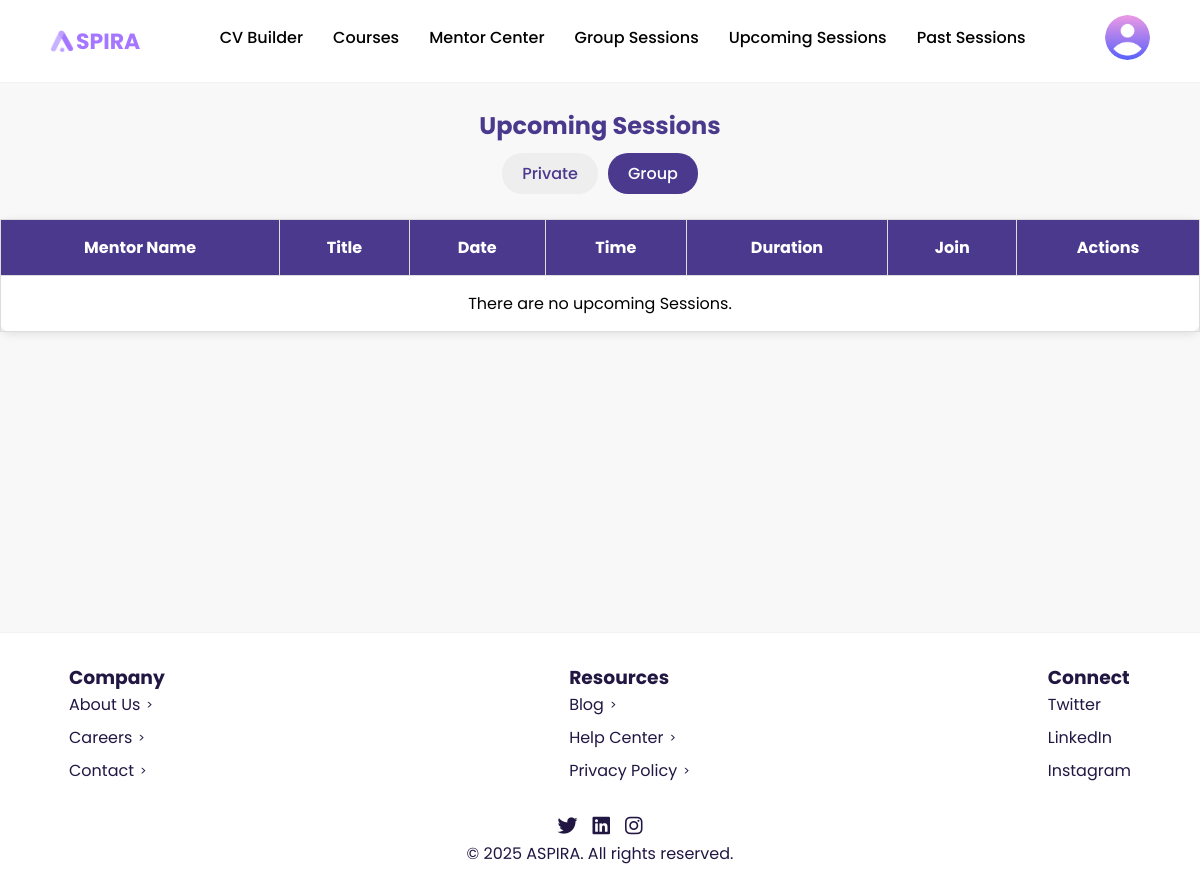
The page /aspiraSHFV/menteeGroupUpcoming.php (signed in) on the database as committed earlier.
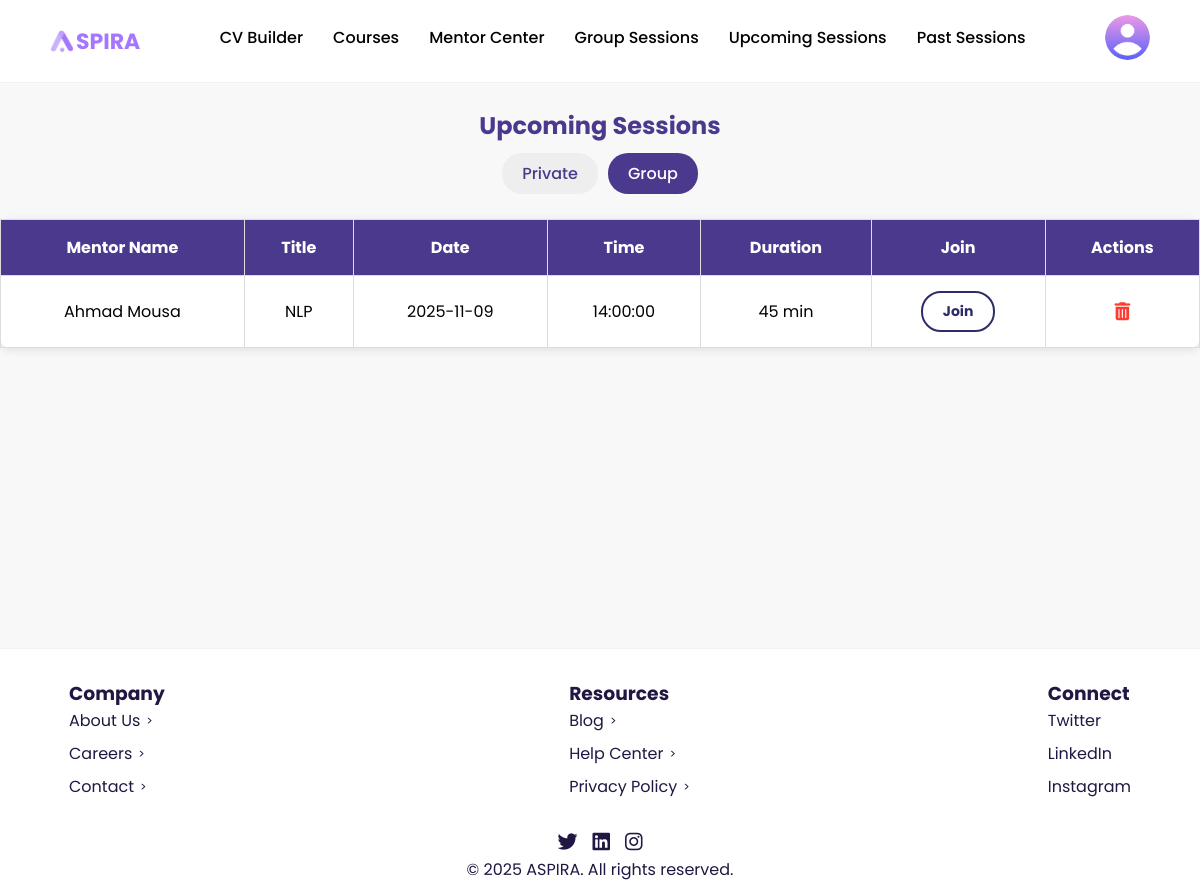
The same page on the database as committed later.
### tables this page shows
CREATE TABLE `grp_sessions` (
  `group_session_id` int(11) NOT NULL,
  `mentor_id` int(10) UNSIGNED NOT NULL,
  `session_date` date NOT NULL,
  `session_time` time NOT NULL,
  `room_id` varchar(255) DEFAULT NULL,
  `status` enum('available','upcoming','completed','cancelled') NOT NULL DEFAULT 'available',
  `title` varchar(120) NOT NULL,
  `capacity` int(11) DEFAULT '10',
  `photo` varchar(255) DEFAULT NULL,
  `duration` int(11) NOT NULL DEFAULT '45'
);

CREATE TABLE `users` (
  `user_id` int(10) UNSIGNED NOT NULL,
  `first_name` varchar(50) NOT NULL,
  `last_name` varchar(50) NOT NULL,
  `email` varchar(100) NOT NULL,
  `password` varchar(255) NOT NULL,
  `phone_number` varchar(20) NOT NULL,
  `role` enum('mentor','mentee','admin') NOT NULL,
  `password_reset_token` varchar(255) DEFAULT NULL
);

### aspiraSHFV/menteeGroupUpcoming.php (the view, shortened to what the changed rows need)
<?php
include 'db_connection.php';
$mentee_id = (int)$_SESSION['user_id'];
$query = "SELECT g.group_session_id, g.session_date, g.session_time, g.room_id,
                 g.title, g.duration,
                 u2.first_name, u2.last_name
          FROM grp_sessions g
          INNER JOIN grp_session_participants p ON g.group_session_id = p.group_session_id
          LEFT JOIN mentors m ON g.mentor_id = m.user_id
          LEFT JOIN users u2 ON m.user_id = u2.user_id
          WHERE p.mentee_id = ?
            AND g.status IN ('booked', 'upcoming')
            AND TIMESTAMP(g.session_date, g.session_time) + INTERVAL COALESCE(g.duration, 45) MINUTE > NOW()
          ORDER BY g.session_date ASC, g.session_time ASC";
        $stmt = $conn->prepare($query);
    $stmt->bind_param('i', $mentee_id);
if (!$stmt->execute()) { die("Error in executing the query: " . $stmt->error); }
$result = $stmt->get_result();
?>
<!DOCTYPE html>
<html lang="ar">
<head>
    <link rel="stylesheet" href="https://cdnjs.cloudflare.com/ajax/libs/font-awesome/6.4.0/css/all.min.css" />
     <link rel="stylesheet" href="css/responsive.css">
</head>
<body>
<main>
    <br>
    <h2 style='font-weight:bold; color:#4b398e; text-align:center;'>Upcoming Sessions</h2>
<table>
    <tr>
        <th>Mentor Name</th>
        <th>Title</th>
        <th>Date</th>
        <th>Time</th>
        <th>Duration</th>
        <th>Join</th>
        <th>Actions</th>
    </tr>
    <?php
    $rows = [];
    while ($row = $result->fetch_assoc()) {
        $rows[] = $row;
    }
    if (count($rows) > 0) {
        foreach ($rows as $row) {
            $session_id   = $row['group_session_id'];
            $session_date = $row['session_date'];
            $session_time = $row['session_time'];
            $duration     = $row['duration'] ?? 45;
            $start_ts = strtotime($session_date . ' ' . $session_time);
            $end_ts   = $start_ts + ($duration * 60);
            $isEnded  = time() > $end_ts;
            $time_diff = $start_ts - time();
            ?>
            <tr id="row-<?= $session_id ?>" class="<?= $isEnded ? 'session-ended' : '' ?>">
                <td><?= htmlspecialchars($row['first_name'] . ' ' . $row['last_name']) ?></td>
                <td><?= htmlspecialchars($row['title']) ?></td>
                <td><?= htmlspecialchars($session_date) ?></td>
                <td><?= htmlspecialchars($session_time) ?></td>
                <td><?= htmlspecialchars($duration) ?> min</td>
                <td>
                    <?php
                    $now = time();
               if ($now >= $start_ts && $now <= $end_ts) {
                echo "<a href='WEB_UIKITS.php?roomID=group_{$session_id}' class='join-btn' target='_blank'>Join</a>";
                  }
                 elseif ($now < $start_ts) {
echo "<button class='join-btn' type='button' onclick='showJoinModal(\"The session hasn’t started yet. Please wait!\", \"wait\")'>Join</button>";
                      } elseif ($now > $end_ts) {
                        echo "<span style='color: gray;'>Session Ended</span>";
                      }
                     else {
                        echo "<button class='join-btn' type='button' onclick='showJoinModal(\"Room ID is not available yet. Please try again later.\")'>Join</button>";
                    }
                    ?>
                </td>
                <td>
                    <a href="mentee_delete_grp_session.php?id=<?= $session_id ?>&mentee=<?= $mentee_id ?>"
                       class="icon-btn delete-btn"
                       <?= ($time_diff <= 3600 || $isEnded) ? 'onclick="return false;" style="opacity:0.5;pointer-events:none;cursor:not-allowed;"' : '' ?>>
                        <i class="fas fa-trash-alt"></i>
                    </a>
                </td>
            </tr>
            <?php
        }
    } else {
        echo "<tr><td colspan='7'>There are no upcoming Sessions.</td></tr>";
    }
    ?>
</table>
</main>
</body>
</html>

Rows that differ between the two databases and show on the page:
added grp_sessions: users.first_name+last_name "Ahmad Mousa", title "NLP", session_date "2025-11-09", session_time "14:00:00", duration "45", shows "Join"
Other text that changed with them:
text no longer shown: "There are no upcoming Sessions."
